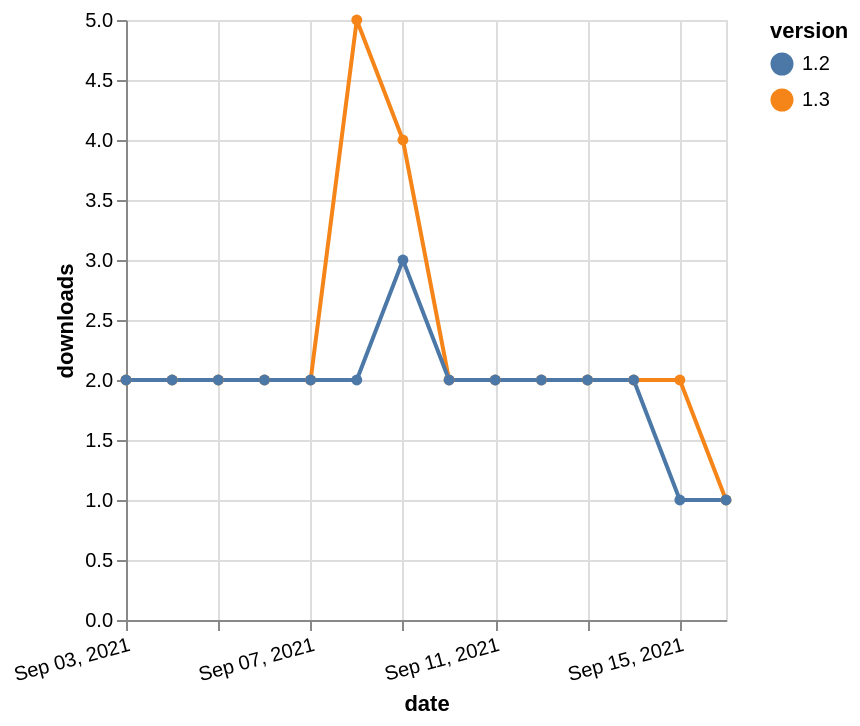

This figure's Vega-Lite source:
### Vega-Lite specification from a JSON file in a GitHub repository (floating-point values rounded to 4 significant figures)
{"$schema": "https://vega.github.io/schema/vega-lite/v5.json", "description": "A simple bar chart with embedded data.", "data": {"values": [{"date": "2021-09-03", "total": 582, "delta": 2, "version": "1.3"}, {"date": "2021-09-04", "total": 584, "delta": 2, "version": "1.3"}, {"date": "2021-09-05", "total": 586, "delta": 2, "version": "1.3"}, {"date": "2021-09-06", "total": 588, "delta": 2, "version": "1.3"}, {"date": "2021-09-07", "total": 590, "delta": 2, "version": "1.3"}, {"date": "2021-09-08", "total": 595, "delta": 5, "version": "1.3"}, {"date": "2021-09-09", "total": 599, "delta": 4, "version": "1.3"}, {"date": "2021-09-10", "total": 601, "delta": 2, "version": "1.3"}, {"date": "2021-09-11", "total": 603, "delta": 2, "version": "1.3"}, {"date": "2021-09-12", "total": 605, "delta": 2, "version": "1.3"}, {"date": "2021-09-13", "total": 607, "delta": 2, "version": "1.3"}, {"date": "2021-09-14", "total": 609, "delta": 2, "version": "1.3"}, {"date": "2021-09-15", "total": 611, "delta": 2, "version": "1.3"}, {"date": "2021-09-16", "total": 612, "delta": 1, "version": "1.3"}, {"date": "2021-09-03", "total": 596, "delta": 2, "version": "1.2"}, {"date": "2021-09-04", "total": 598, "delta": 2, "version": "1.2"}, {"date": "2021-09-05", "total": 600, "delta": 2, "version": "1.2"}, {"date": "2021-09-06", "total": 602, "delta": 2, "version": "1.2"}, {"date": "2021-09-07", "total": 604, "delta": 2, "version": "1.2"}, {"date": "2021-09-08", "total": 606, "delta": 2, "version": "1.2"}, {"date": "2021-09-09", "total": 609, "delta": 3, "version": "1.2"}, {"date": "2021-09-10", "total": 611, "delta": 2, "version": "1.2"}, {"date": "2021-09-11", "total": 613, "delta": 2, "version": "1.2"}, {"date": "2021-09-12", "total": 615, "delta": 2, "version": "1.2"}, {"date": "2021-09-13", "total": 617, "delta": 2, "version": "1.2"}, {"date": "2021-09-14", "total": 619, "delta": 2, "version": "1.2"}, {"date": "2021-09-15", "total": 620, "delta": 1, "version": "1.2"}, {"date": "2021-09-16", "total": 621, "delta": 1, "version": "1.2"}]}, "width": "container", "mark": {"type": "line", "point": {"filled": true}}, "encoding": {"x": {"field": "date", "type": "temporal", "timeUnit": "yearmonthdate", "title": "date", "axis": {"labelAngle": -15}}, "y": {"field": "delta", "type": "quantitative", "title": "downloads"}, "color": {"field": "version", "type": "nominal"}, "tooltip": {"field": "delta"}}}
